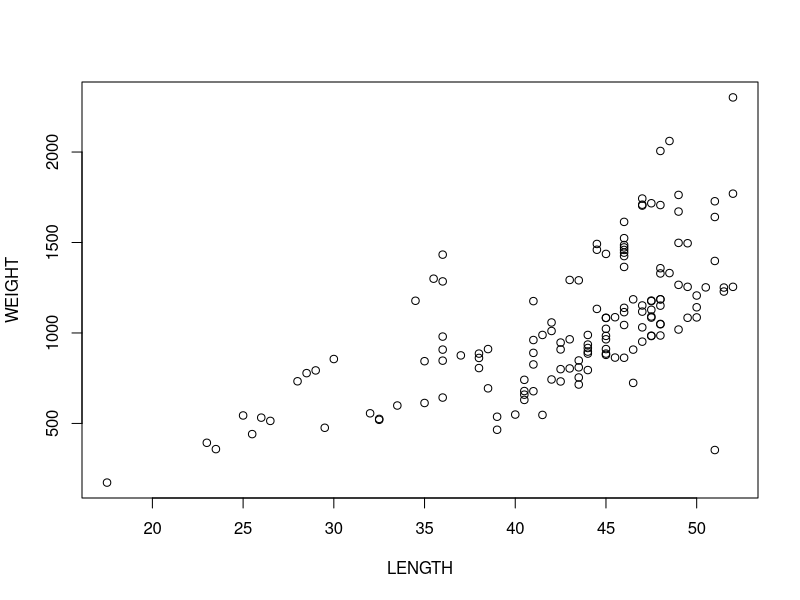
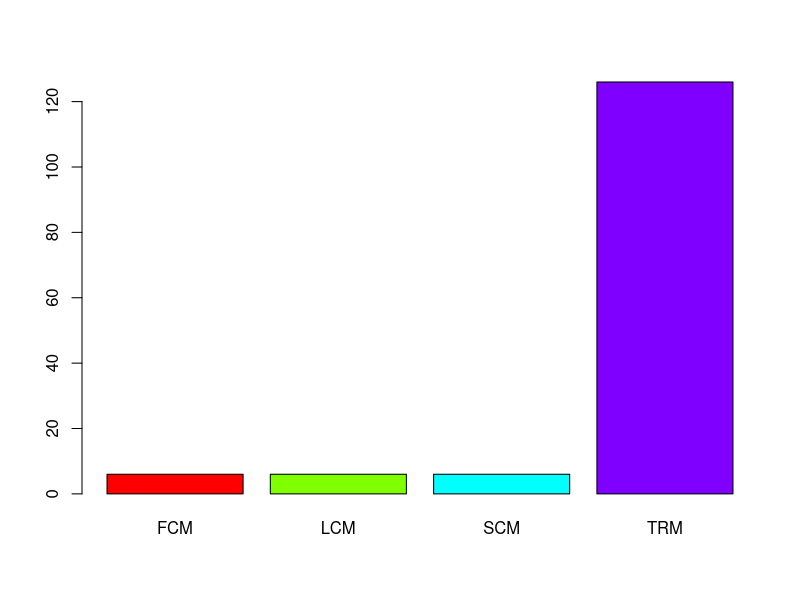
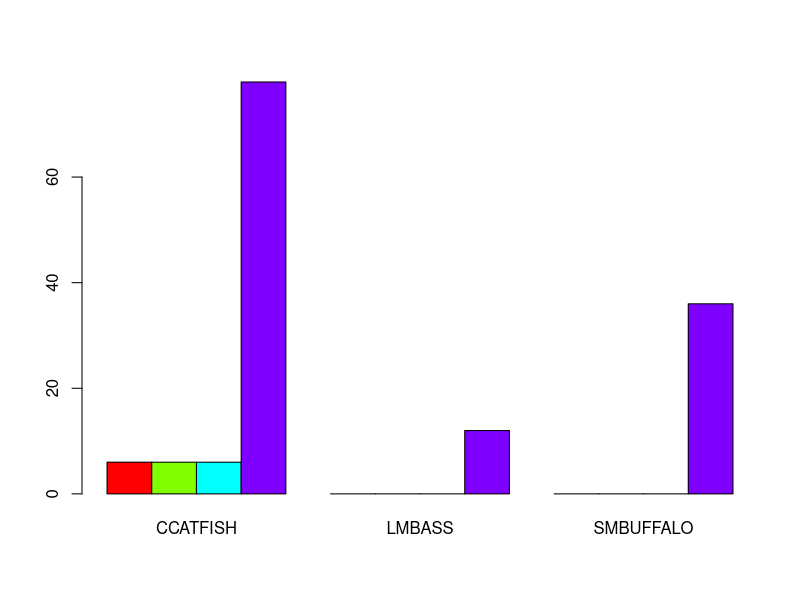
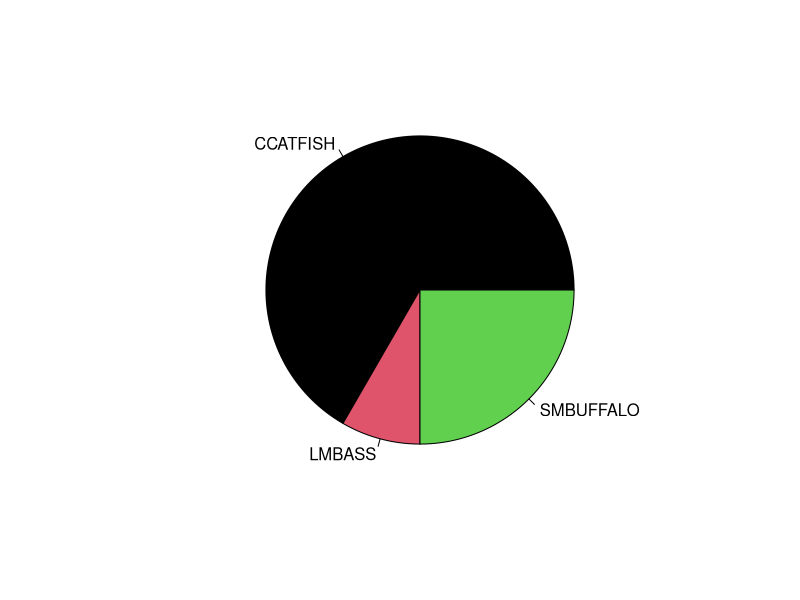
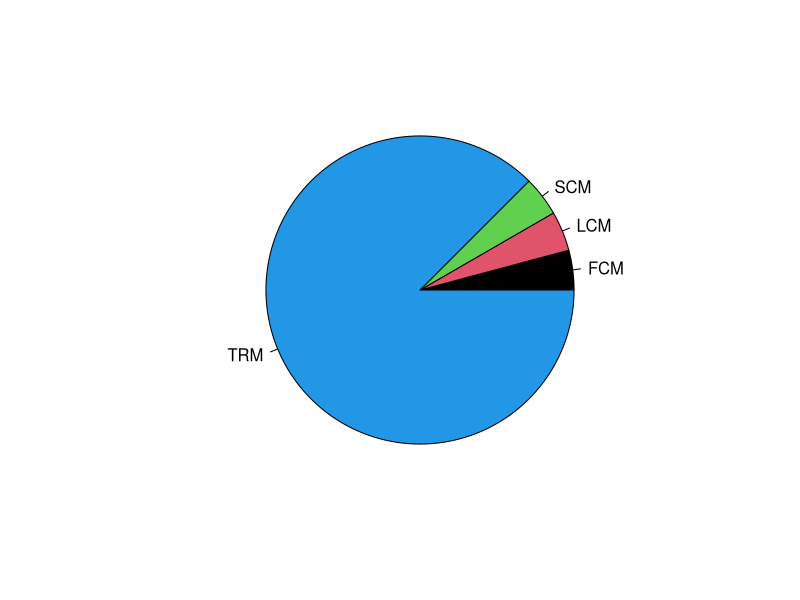
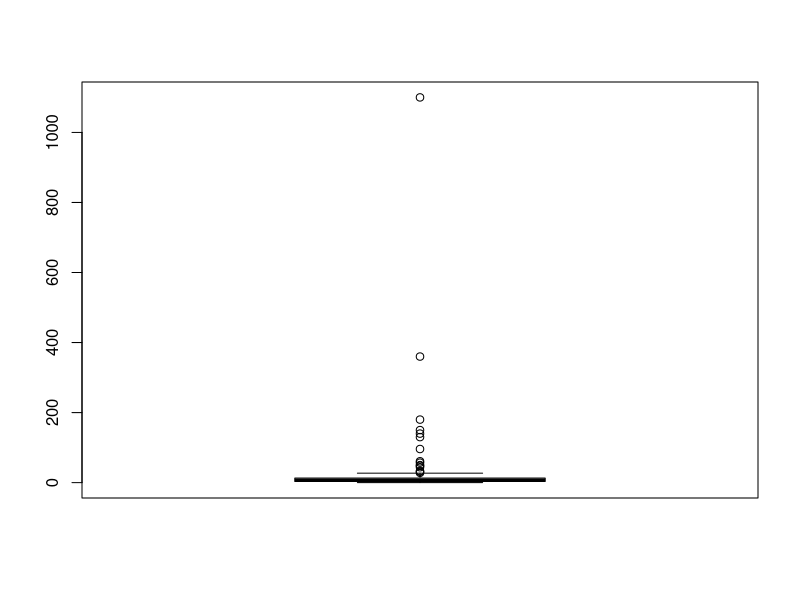
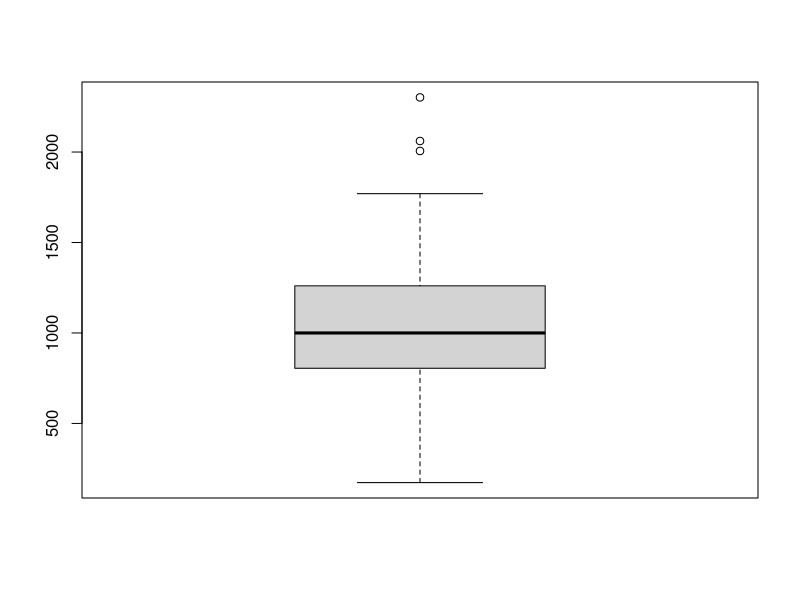
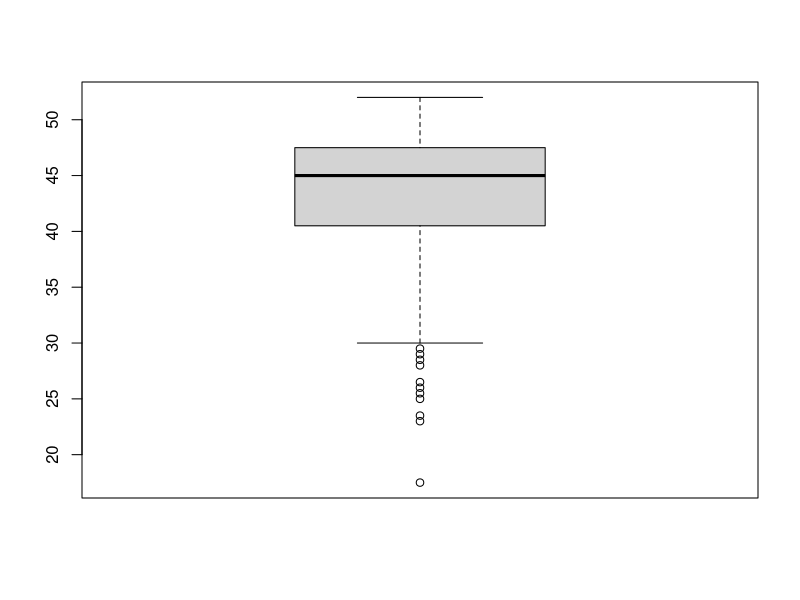

Generate these figures, in order, with R:
## ---- chunk 1
knitr::opts_chunk$set(echo = TRUE)
library(dplyr)
library(ggplot2)
## ---- chunk 2
getwd()
#Hello
## ---- chunk 3
ddt <- read.csv("DDT-1.csv", header = TRUE)
head(ddt)
## ---- chunk 4
#Print the head of ddt
head(ddt)
## ---- chunk 5
#Number of species in the dataset
unique(ddt$SPECIES) %>% length()
## ---- chunk 6
#Filter and print the data
ddt %>% filter(SPECIES == "LMBASS" & WEIGHT > 800)
## ---- chunk 7
#Filter and print the data
ddt %>% filter(RIVER == "SCM" & DDT > 4.0)
## ---- chunk 8
#Calculate the mean length of the fish
mean(ddt$LENGTH)
## ---- chunk 9
#Standard deviation from weight
sd(ddt$WEIGHT)
## ---- chunk 10
#Plot Length vs Weight
plot(WEIGHT~LENGTH, data = ddt)
## ---- chunk 11
v = 1:20
v/20
## ---- chunk 12
#Create a table of the river
riv=with(ddt,table(RIVER))
riv
## ---- chunk 13
#Create a color-coded barplot of the rivers
barplot(riv,col=rainbow(4))
## ---- chunk 14
#Create a table of the river
riv_sp=with(ddt,table(RIVER, SPECIES))
riv_sp
## ---- chunk 15
#Create a color-coded barplot of the rivers
barplot(riv_sp,beside = TRUE, col=rainbow(4))
## ---- chunk 16
#Plot pie chart of fish species
sp = with(ddt, table(SPECIES))
pie(sp, col = 1:4)
## ---- chunk 17
#Plot pie chart of fish species
sp = with(ddt, table(RIVER))
pie(sp, col = 1:4)
## ---- chunk 18
#Create a boxplot of the DDT
boxplot(ddt$DDT)
## ---- chunk 19
#Plot a boxplot of WEIGHT
boxplot(ddt$WEIGHT)
## ---- chunk 20
#Create boxplot of length
boxplot(ddt$LENGTH)
## ---- chunk 21
#embellish the plot with species using color using 'ifelse(test,yes,no)'
fishcol=with(ddt,ifelse(SPECIES=="CCATFISH","Red",
                        ifelse(SPECIES=="SMBUFFALO","Blue","Green")))

coplot(WEIGHT~LENGTH|RIVER,data=ddt,col=fishcol)
## ---- chunk 22
coplot(WEIGHT~DDT|SPECIES,data=ddt,col=fishcol)
## ---- chunk 23
#Create boxplot with our name on it using ggplot
ggplot(ddt, aes(x = SPECIES, y = WEIGHT, fill = RIVER)) + geom_boxplot() + ggtitle("Jonathan Douglas")
## ---- chunk 24
#Create the violin plot
ggplot(ddt, aes(x = RIVER, y = LENGTH, fill = SPECIES)) + geom_violin() + ggtitle("Jonathan Douglas")
## ---- chunk 25
#Create the scatter plot
ggplot(ddt, aes(x = WEIGHT, y = LENGTH, color = SPECIES)) + geom_point()+ ggtitle("Jonathan Douglas")
